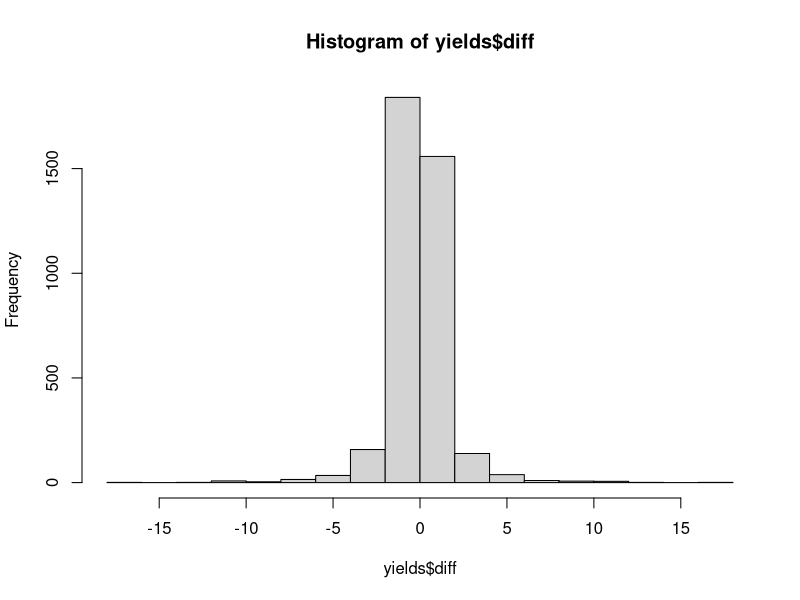

R code for this plot:
setwd("Z:/Analytics/RAnalysis")
yields<-read.csv("Futures.csv")
names(yields)<-c("DATE","T25","T15")
head(yields)
sapply(yields,class)
yields$Curve<-yields[,2]-yields[,3]
head(yields)

setwd("Users/rolandjacobus/Documents/Thesis")
yields<-read.csv("Futures.csv")
names(yields)<-c("DATE","T25","T15")
yields$Curve<-yields[,2]-yields[,3]
Diff<-diff(yields$Curve,lag=1)*100
yields<-yields[-1,]
yields$diff<-Diff
head(yields)
summary(yields$diff)
hist(yields$diff)
